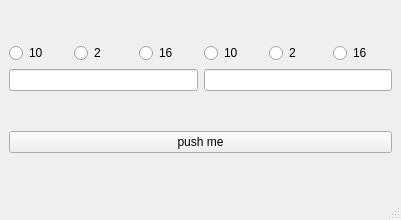
<?xml version="1.0" encoding="UTF-8"?>
<ui version="4.0">
 <class>Convertor</class>
 <widget class="QMainWindow" name="Convertor">
  <property name="geometry">
   <rect>
    <x>0</x>
    <y>0</y>
    <width>401</width>
    <height>220</height>
   </rect>
  </property>
  <property name="windowTitle">
   <string>Convertor</string>
  </property>
  <widget class="QWidget" name="centralwidget">
   <layout class="QGridLayout" name="gridLayout">
    <item row="0" column="0">
     <layout class="QVBoxLayout" name="verticalLayout">
      <item>
       <layout class="QHBoxLayout" name="horizontalLayout_2">
        <item>
         <widget class="QRadioButton" name="FDec">
          <property name="text">
           <string>10</string>
          </property>
         </widget>
        </item>
        <item>
         <widget class="QRadioButton" name="FBin">
          <property name="text">
           <string>2</string>
          </property>
         </widget>
        </item>
        <item>
         <widget class="QRadioButton" name="FHex">
          <property name="text">
           <string>16</string>
          </property>
         </widget>
        </item>
       </layout>
      </item>
      <item>
       <widget class="QLineEdit" name="FInput"/>
      </item>
     </layout>
    </item>
    <item row="2" column="0" colspan="2">
     <widget class="QPushButton" name="ButtonConvert">
      <property name="text">
       <string>push me</string>
      </property>
     </widget>
    </item>
    <item row="0" column="1">
     <layout class="QVBoxLayout" name="verticalLayout_2">
      <item>
       <layout class="QHBoxLayout" name="horizontalLayout">
        <item>
         <widget class="QRadioButton" name="SDec">
          <property name="text">
           <string>10</string>
          </property>
         </widget>
        </item>
        <item>
         <widget class="QRadioButton" name="SBin">
          <property name="text">
           <string>2</string>
          </property>
         </widget>
        </item>
        <item>
         <widget class="QRadioButton" name="SHex">
          <property name="text">
           <string>16</string>
          </property>
         </widget>
        </item>
       </layout>
      </item>
      <item>
       <widget class="QLineEdit" name="SInput">
        <property name="readOnly">
         <bool>true</bool>
        </property>
       </widget>
      </item>
     </layout>
    </item>
   </layout>
  </widget>
  <widget class="QMenuBar" name="menubar">
   <property name="geometry">
    <rect>
     <x>0</x>
     <y>0</y>
     <width>401</width>
     <height>21</height>
    </rect>
   </property>
  </widget>
  <widget class="QStatusBar" name="statusbar"/>
 </widget>
 <resources/>
 <connections/>
</ui>
